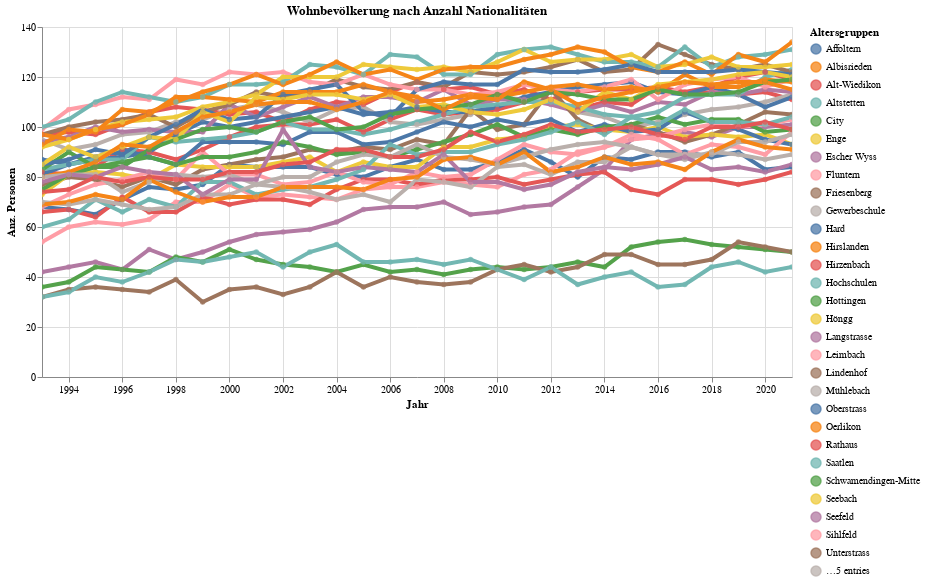

Write notebook code for a chart like this one.
### Markdown cell above
#### Entwicklung Wohnbevölkerung nach Altersgruppe

### Code cell
myTitle="Wohnbevölkerung nach Anzahl Nationalitäten"

highlight = alt.selection(type='single', on='mouseover',
                          fields=['QuarLang'], nearest=True)
#x='date:StichtagDatJahr',
base = alt.Chart(data2betested.reset_index().query('AnzBestWir>10'), title=myTitle).encode(
    x=alt.X('StichtagDatJahr', axis=alt.Axis(title='Jahr'))# , axis=alt.Axis(format='%', title='percentage')
    , y=alt.X('AnzNat', axis=alt.Axis(title='Anz. Personen'))
    , color=alt.Color('QuarLang', legend=alt.Legend(title="Altersgruppen", orient="right"))  
    ,tooltip=['StichtagDatJahr', 'AnzBestWir','AnzBestWir', 'AnzNat']    
)
points = base.mark_circle().encode(
    opacity=alt.value(0.75)
).add_selection(
    highlight
).properties(
    width=750 , height=350
)
lines = base.mark_line().encode(
    size=alt.condition(~highlight, alt.value(0.5), alt.value(4))
).interactive()

lines + points

### Figure 1 — Vega-Lite specification as saved in the notebook (floating-point values rounded to 4 significant figures; data arrays with more than 128 entries replaced by an {"elided": "..."} marker saying what was removed)
{"config": {"view": {"continuousWidth": 400, "continuousHeight": 300}}, "layer": [{"mark": "line", "encoding": {"color": {"type": "nominal", "field": "QuarLang", "legend": {"orient": "right", "title": "Altersgruppen"}}, "size": {"condition": {"value": 0.5, "selection": {"not": "selector009"}}, "value": 4}, "tooltip": [{"type": "temporal", "field": "StichtagDatJahr"}, {"type": "quantitative", "field": "AnzBestWir"}, {"type": "quantitative", "field": "AnzBestWir"}, {"type": "quantitative", "field": "AnzNat"}], "x": {"type": "temporal", "axis": {"title": "Jahr"}, "field": "StichtagDatJahr"}, "y": {"type": "quantitative", "axis": {"title": "Anz. Personen"}, "field": "AnzNat"}}, "selection": {"selector010": {"type": "interval", "bind": "scales", "encodings": ["x", "y"]}}, "title": "Wohnbevölkerung nach Anzahl Nationalitäten"}, {"mark": "circle", "encoding": {"color": {"type": "nominal", "field": "QuarLang", "legend": {"orient": "right", "title": "Altersgruppen"}}, "opacity": {"value": 0.75}, "tooltip": [{"type": "temporal", "field": "StichtagDatJahr"}, {"type": "quantitative", "field": "AnzBestWir"}, {"type": "quantitative", "field": "AnzBestWir"}, {"type": "quantitative", "field": "AnzNat"}], "x": {"type": "temporal", "axis": {"title": "Jahr"}, "field": "StichtagDatJahr"}, "y": {"type": "quantitative", "axis": {"title": "Anz. Personen"}, "field": "AnzNat"}}, "height": 350, "selection": {"selector009": {"type": "single", "on": "mouseover", "fields": ["QuarLang"], "nearest": true}}, "title": "Wohnbevölkerung nach Anzahl Nationalitäten", "width": 750}], "data": {"name": "data-cc486a7e0006a9f1b664e4ef1cae4a8f"}, "$schema": "https://vega.github.io/schema/vega-lite/v4.8.1.json", "datasets": {"data-cc486a7e0006a9f1b664e4ef1cae4a8f": {"elided": "986 records"}}}
